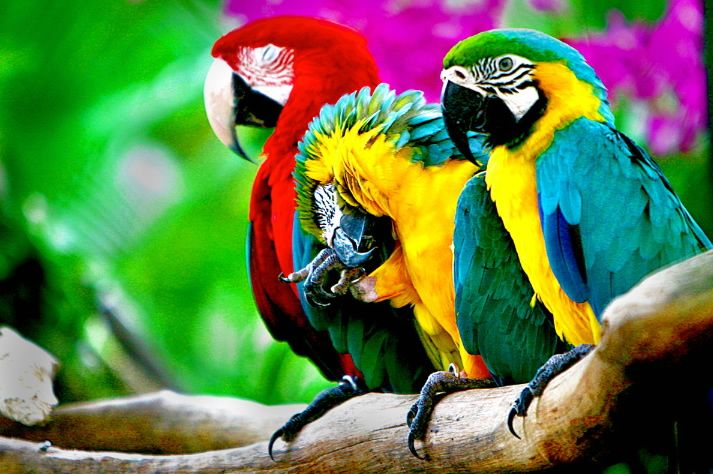
#> input picture data-science-4/5. Basic algorithms/3. Clustering/parrots.jpg, 713 x 474 px
$ jupyter execute pictures.ipynb   (shell and % lines are left out)
#> lines starting #> are read from the running program, lines starting #| are printed output that depends on the picture
# Сжатие картинок

Необычное применение для сжатия размера картинок. Они хранятся в виде трёхмерных матриц: ширина x высота x 3 канала цвета. Попробуем каждому пикселю сопоставить лишь один из нескольких доступных цветов, подобрав наиболее близкие.

[cell 1]
from skimage.io import imread
from skimage import img_as_float
import pylab
import numpy as np
from sklearn.cluster import MiniBatchKMeans

[cell 2]
image = imread('parrots.jpg')
#> image is the input picture: shape (474, 713, 3); mean R, G, B 96.8, 122.9, 72.5
img = img_as_float(image)

[cell 3]
image.shape
#> Out = (474, 713, 3)

[cell 4]
pylab.imshow(image)

[cell 5]
def make_new_img(img, n_clusters=8, clst=None):
#> called with n_clusters = 2
    pixels = img.reshape(img.shape[0]*img.shape[1], 3)

    clst = clst or MiniBatchKMeans(random_state=241, n_clusters=n_clusters)
    clst.fit(pixels)

    pixels_classes = clst.predict(pixels)
    pixel_class_to_mean_pixel = {}
    for cl in set(pixels_classes):
        t = pixels[pixels_classes==cl]
        pixel_class_to_mean_pixel[cl] = t.mean(axis=0)
#> this loop made 2 passes
#> after the loop, pixel_class_to_mean_pixel = {0: [0.708, 0.61, 0.486], 1: [0.127, 0.384, 0.129]}
    new_pixels_mean = np.array([pixel_class_to_mean_pixel[cl] for cl in pixels_classes])

    new_image_mean = new_pixels_mean.reshape(img.shape[0], img.shape[1], 3)
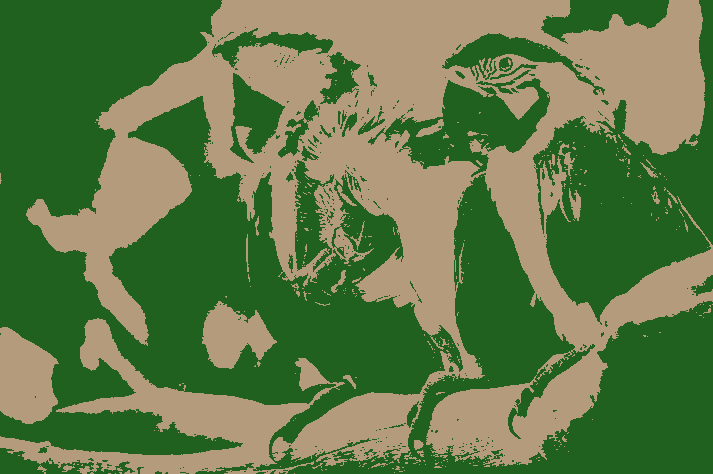
#> new_image_mean: shape (474, 713, 3) float64; mean R, G, B 0.38, 0.482, 0.284
    pylab.imshow(new_image_mean)

[cell 6]
make_new_img(img, 2)

[cell 7]
make_new_img(img, 8)
#> call 2 of make_new_img, with n_clusters = 8
#> the loop in make_new_img (call 2), `for cl in set(pixels_classes):` made 8 passes
#> after the loop in make_new_img (call 2), `for cl in set(pixels_classes):`: pixel_class_to_mean_pixel = {0: [0.478, 0.438, 0.248], 1: [0.0598, 0.118, 0.0502], 2: [0.0958, 0.642, 0.068], 3: [0.746, 0.805, 0.753], 4: [0.953, 0.827, 0.0445], 5: [0.161, 0.656, 0.548], 6: [0.778, 0.088, 0.693], 7: [0.783, 0.0782, 0.0285]}
#> in make_new_img (call 2), `new_image_mean = new_pixels_mean.reshape(img.shape[0], img.shape[1], 3)`:
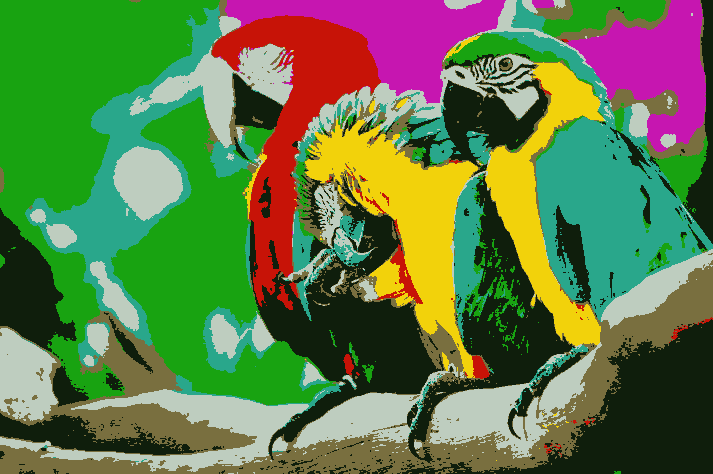
#> new_image_mean: shape (474, 713, 3) float64; mean R, G, B 0.38, 0.482, 0.284

[cell 8]
make_new_img(img, 16)
#> call 3 of make_new_img, with n_clusters = 16
#> the loop in make_new_img (call 3), `for cl in set(pixels_classes):` made 16 passes
#> after the loop in make_new_img (call 3), `for cl in set(pixels_classes):`: pixel_class_to_mean_pixel = 16 items
#> in make_new_img (call 3), `new_image_mean = new_pixels_mean.reshape(img.shape[0], img.shape[1], 3)`:
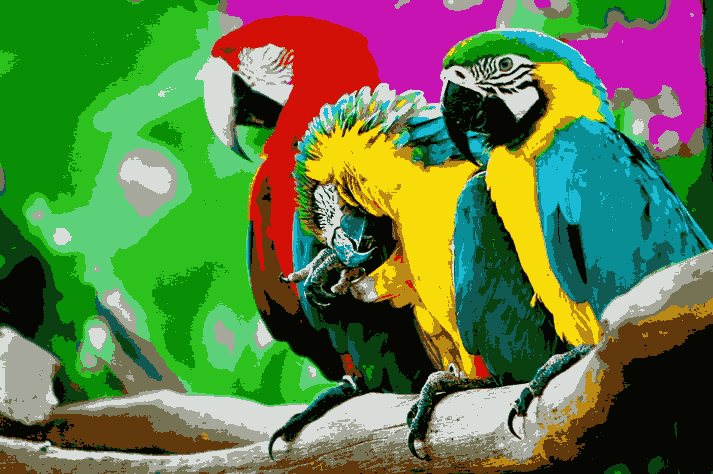
#> new_image_mean: shape (474, 713, 3) float64; mean R, G, B 0.38, 0.482, 0.284

[cell 9]
make_new_img(img, 64)
#> call 4 of make_new_img, with n_clusters = 64
#> the loop in make_new_img (call 4), `for cl in set(pixels_classes):` made 64 passes
#> after the loop in make_new_img (call 4), `for cl in set(pixels_classes):`: pixel_class_to_mean_pixel = 64 items
#> in make_new_img (call 4), `new_image_mean = new_pixels_mean.reshape(img.shape[0], img.shape[1], 3)`:
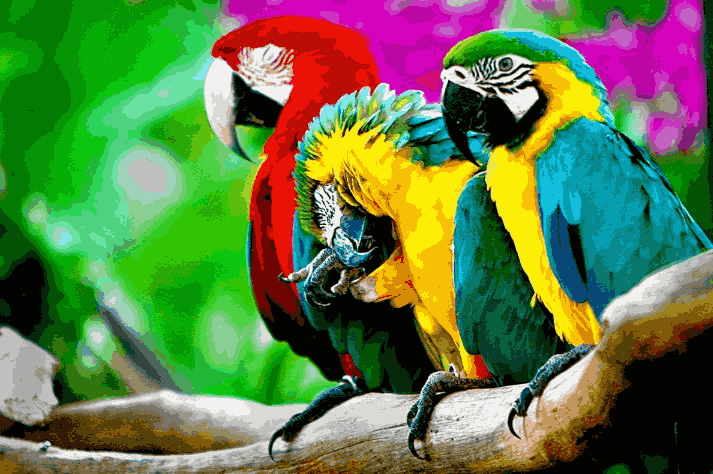
#> new_image_mean: shape (474, 713, 3) float64; mean R, G, B 0.38, 0.482, 0.284

Успех!

## что такое KMeans transform

[cell 10]
from matplotlib import pyplot as plt
import seaborn as sns

[cell 11]
from pylab import rcParams
rcParams['figure.figsize'] = (12,9)

[cell 12]
pixels = img.reshape(img.shape[0]*img.shape[1], 3)
clst = MiniBatchKMeans(random_state=241, n_clusters=2)
clst.fit(pixels)

[cell 13]
distances = clst.transform(pixels)
#> distances = 337962 pairs, first value 0.00482 to 1.05, second value 0.00589 to 1.38

[cell 14]
pixels.shape
#> Out = (337962, 3)

[cell 15]
distances.shape
#> Out = (337962, 2)

[cell 16]
k = 10000
plt.scatter(distances[:k,0], distances[:k,1], alpha = 0.1)
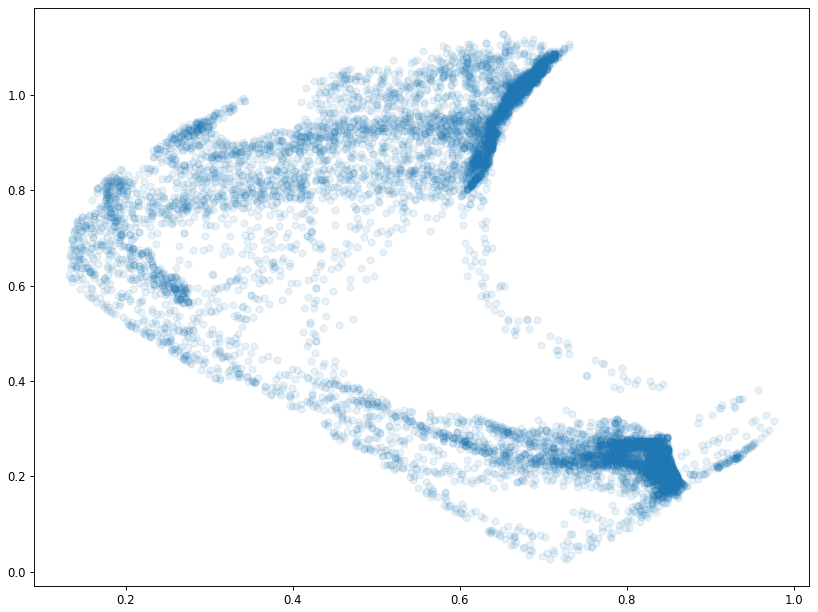
#> figure drawn by matplotlib, 1 panel

[cell 17]
k = 100000
plt.scatter(distances[:k,0], distances[:k,1], alpha = 0.01)
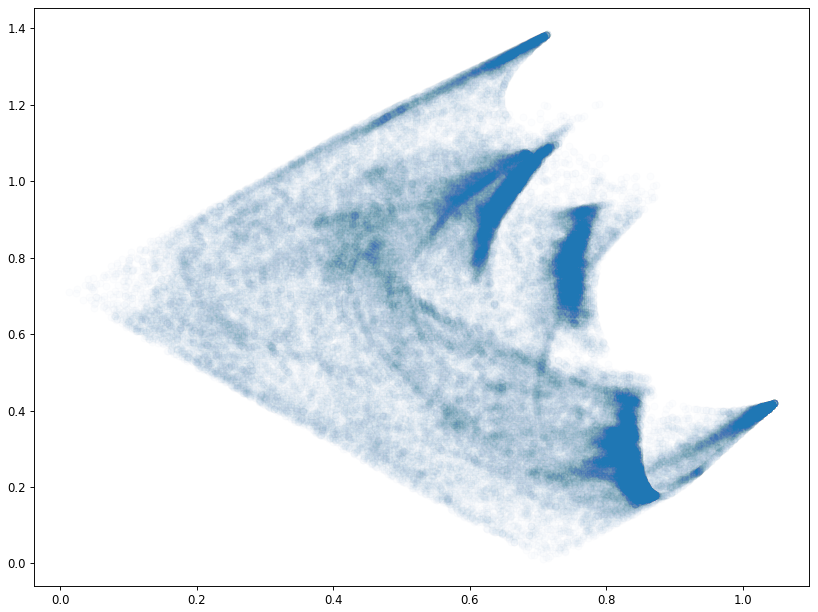
#> figure drawn by matplotlib, 1 panel

[cell 18]
k = -1
plt.scatter(distances[:k,0], distances[:k,1], alpha = 0.003)
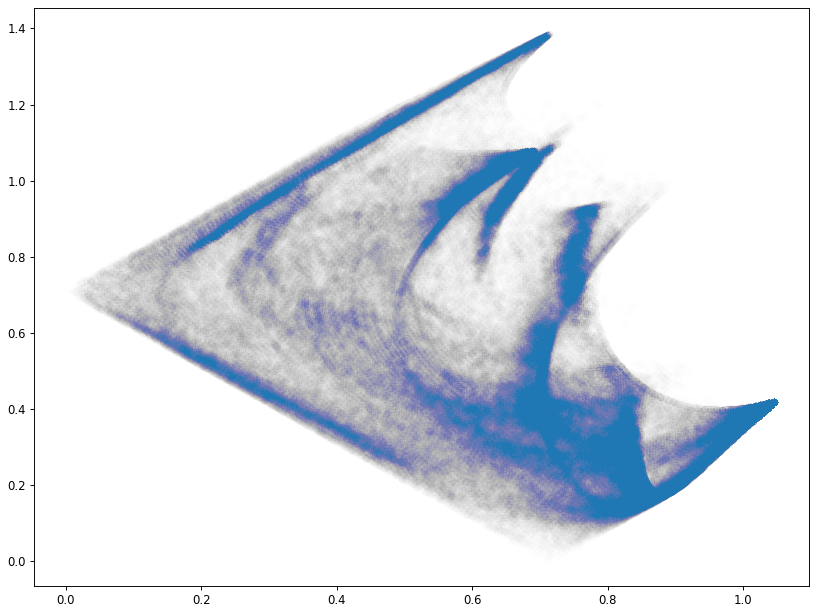
#> figure drawn by matplotlib, 1 panel
